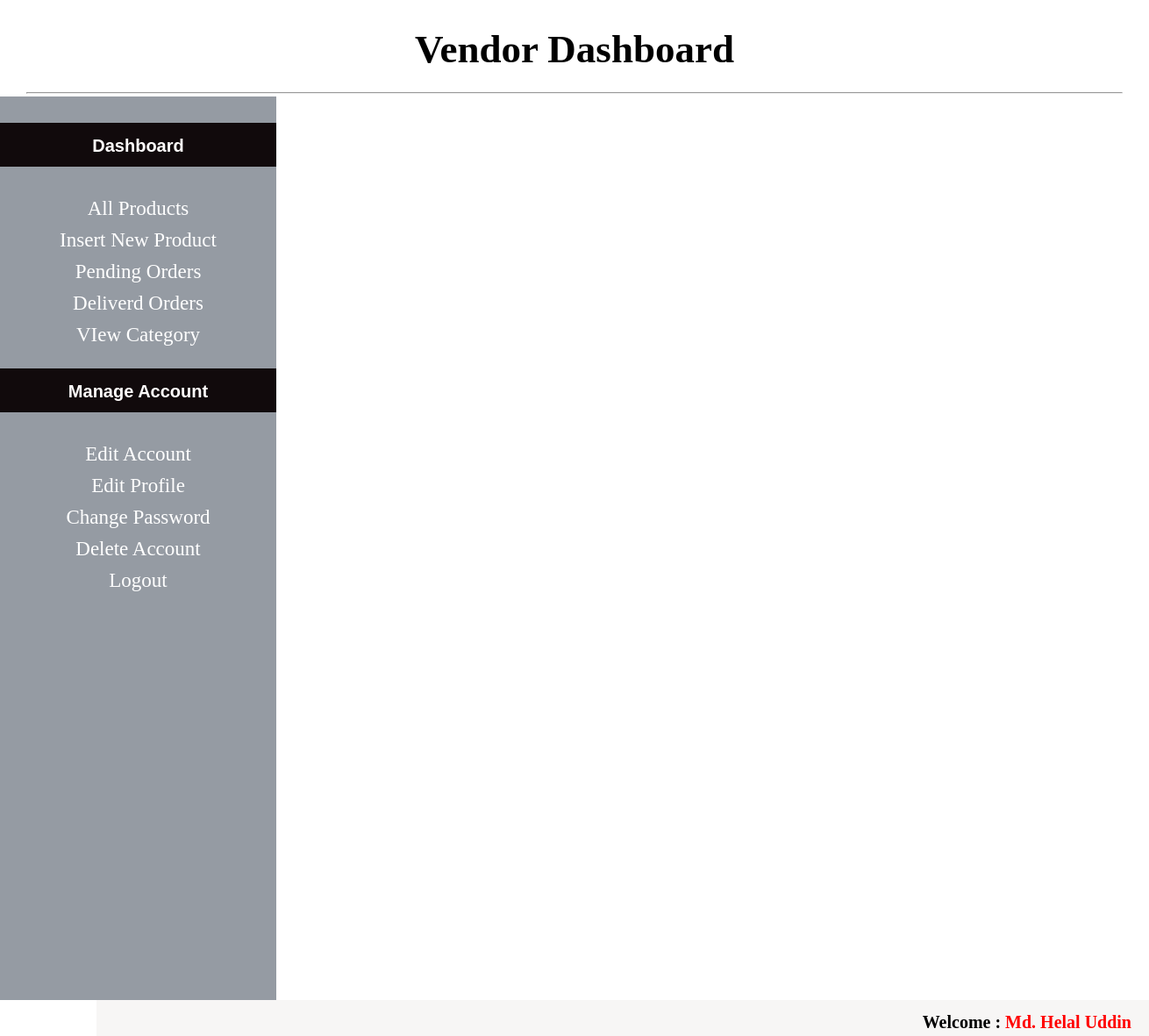
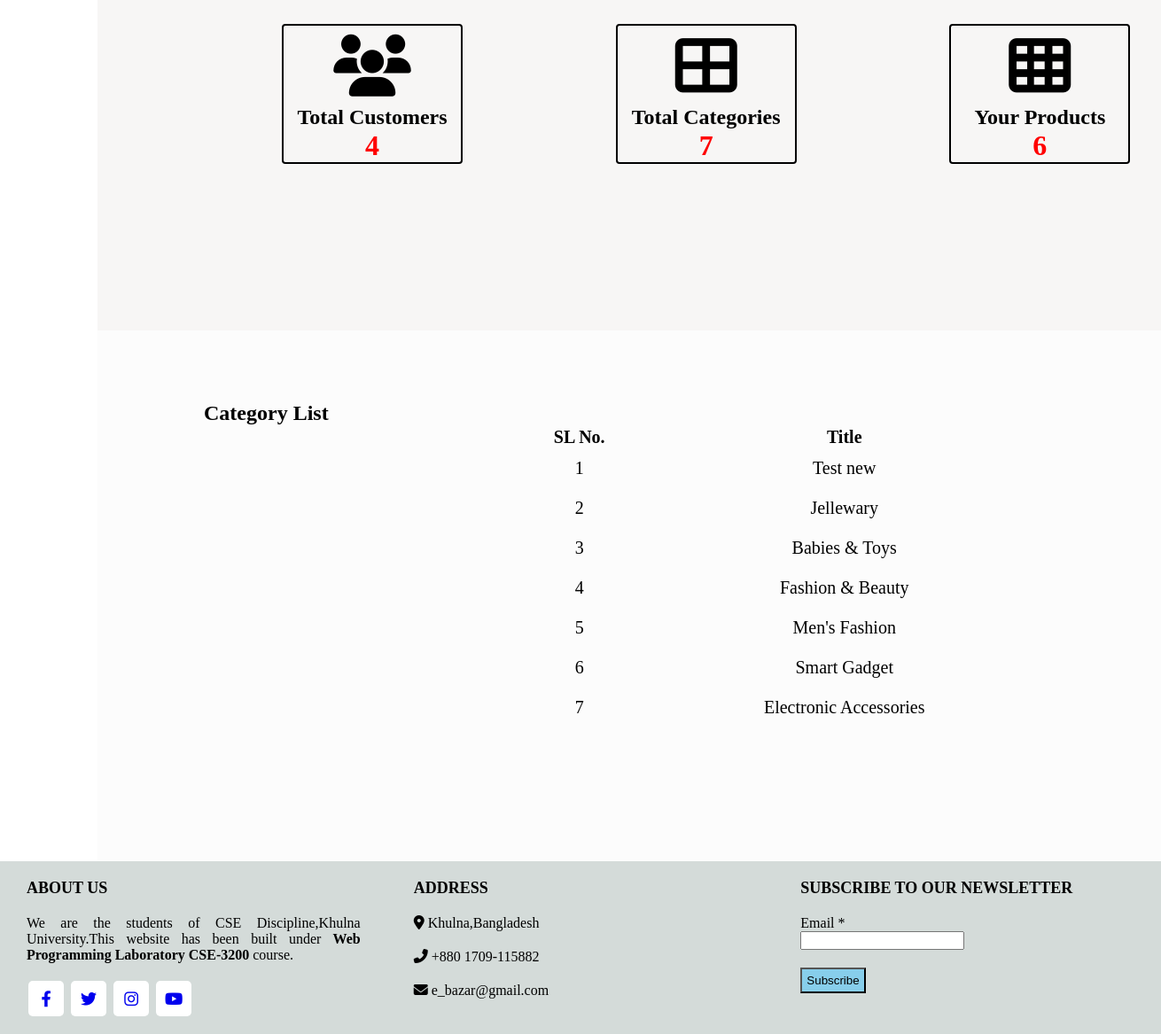
/vendor_area/index.php?view_cats (signed in), run on the app's committed database (2 pictures, top to bottom).
### tables this page shows
CREATE TABLE `categories` (
  `cat_id` int(100) NOT NULL,
  `cat_title` varchar(200) NOT NULL
);

### vendor_area/view_cats.php (the view, shortened to what this page needs)
<div class="view_product_box">
<h2 style="padding-top:40px;">Category List</h2>
<form align="center"action="" method="post" enctype="multipart/form-data"style="margin-left:350px;font-size:20px;">
<table width="600">
 <thead>
  <tr>
   <th>SL No.</th>
   <th>Title</th>
  </tr>
 </thead>
 <?php
 $all_categories = mysqli_query($con,"select * from categories order by cat_id DESC ");
 $i = 0;
 while($row=mysqli_fetch_array($all_categories)){
 $cat_title=$row['cat_title'];
$i++;
 ?>
  <tr align="center">
   <td style="padding:10px;"><?php echo $i; ?></td>
   <td><?php echo  $cat_title; ?></td>
 <?php }?>
</table>
</form>
</div>

### data on the page
categories: cat_title "Test new"
categories: cat_title "Jellewary"
categories: cat_title "Babies & Toys"
categories: cat_title "Fashion & Beauty"
categories: cat_title "Men's Fashion"
categories: cat_title "Smart Gadget"
categories: cat_title "Electronic Accessories"

### other printed values
$_SESSION['vendor_name'] "Md. Helal Uddin"
$count "4"
$count "7"
$count "6"
